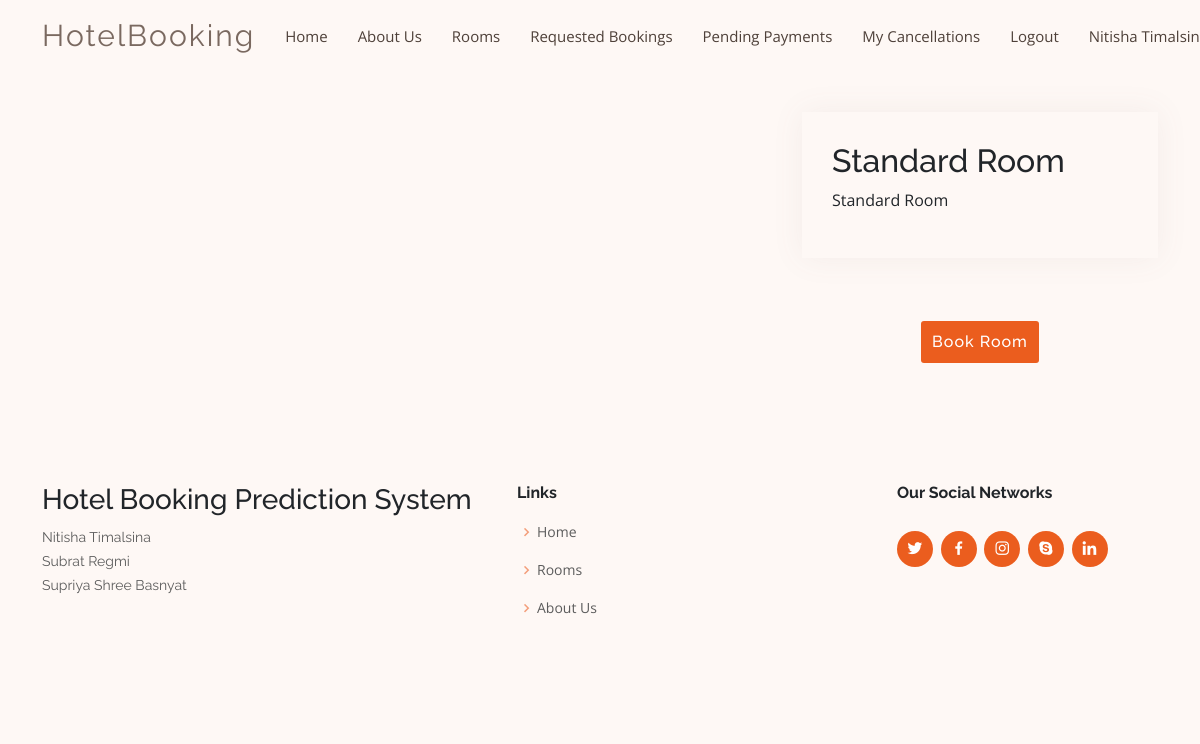
The page /room/1 (signed in) on the database its author committed.
### shared/models.py (models this page shows, shortened)
class CustomUser(AbstractUser):
    email = models.EmailField(unique=True)
    username = models.CharField(max_length=255, unique = True)
    fullname = models.CharField(max_length=255)
    phone_number = models.CharField(max_length=15, blank=True, null=True, validators=[RegexValidator(regex=r'^\d+$', message='Phone number must contain only digits.')])
    is_customer = models.BooleanField(default=False)
    is_employee = models.BooleanField(default=False)
    repeated_guest = models.BooleanField(null  = True, default = False)
    previous_bookings_not_cancelled = models.IntegerField(default=0)
    previous_bookings_cancelled = models.IntegerField(default=0)
    objects = CustomUserManager()
    USERNAME_FIELD = 'email'
    REQUIRED_FIELDS = ['username', 'fullname']

class Room(models.Model):
    name = models.CharField(max_length=50)
    price = models.DecimalField(max_digits=5, default = 0, decimal_places=2)
    description = models.CharField(max_length=250, blank = True, null = True)
    image = models.ImageField(upload_to = 'uploads/rooms', null=True)
    max_capacity = models.PositiveIntegerField(null = True)

### customer/views.py (the view)
# urls.py: path('room/<int:pk>', views.room, name = 'room'),
@login_required(login_url="login_user")
def room(request, pk):
    room = Room.objects.get(id=pk)
    return render(request, 'customer/room.html', {'room':room})

### customer/templates/customer/room.html (shortened to what this page needs)
{% extends "customer/base.html" %}
{% block content %}
  <section id="portfolio-details" class="portfolio-details">
    <div class="container">
      <div class="row gy-4">
        <div class="col-lg-8">
            <div class="portfolio-details-slider">
              <div class="wrapper align-items-center">
                <div class="slide">
                </div>
              </div>
            </div>
          </div>
        <div class="col-lg-4">
          <div class="portfolio-info">
            <h2>{{room.name}}</h2>
            <p>
              {{room.description}}
            </p>
          </div>
          <br/><br/>
          <a href = "{% url "booking_form" room.id  %}" class = "col-4 offset-4 btn btn-get-started scrollto">Book Room</a>
        </div>
      </div>
    </section>
{% endblock content %}

### customer/templates/customer/navbar.html (shortened to what this page needs)
<header id="header" class="fixed-top d-flex align-items-center">
    <div class="container d-flex align-items-center justify-content-between">
      <div class="logo">
        <h1 class="text-light"><a href="{% url "home_user" %}"><span>HotelBooking</span></a></h1>
      </div>
      <nav id="navbar" class="navbar border-body">
        <ul>
          <li><a class="nav-link scrollto" href="{% url "home_user" %}">Home</a></li>
          <li><a class="nav-link scrollto" href="{% url "about_us" %}">About Us</a></li>
          {% if user.is_authenticated and user.is_customer %}
          <li><a class="nav-link scrollto" href="{% url "rooms" %}">Rooms</a></li>
          <li><a class="nav-link scrollto" href="{% url "requested_bookings" %}">Requested Bookings</a></li>
          <li><a class="nav-link scrollto" href="{% url "pending_payments" %}">Pending Payments</a></li>
          <li><a class="nav-link scrollto" href="{% url "my_cancellations" %}">My Cancellations</a></li>
          <li><a class="nav-link scrollto" href="{% url "logout_user" %}">Logout</a></li>
          <li><a class="nav-link scrollto">{{user.fullname}}</a></li>
          {% endif %}
        </ul>
      </nav>
    </div>
  </header>

### static/customer/css/backgrounds.css (style rules this page uses)
.btn-get-started { font-family: "Raleway", sans-serif; font-weight: 500; font-size: 16px; letter-spacing: 1px; display: inline-block; padding: 8px 8px; border-radius: 3px; transition: 0.5s; margin-top: 15px; color: #fff; background: #eb5d1e; }
.navbar { padding: 0; background-color:#fef8f5; }

### static/customer/css/style.css (style rules this page uses)
body { font-family: "Open Sans", sans-serif; color: #212529; background: #fef8f5; }
a { color: #eb5d1e; text-decoration: none; }
h1, h2, h3, h4, h5, h6, .font-primary { font-family: "Raleway", sans-serif; }
#header { height: 72px; transition: all 0.5s; z-index: 997; transition: all 0.5s; background: #fef8f5; box-shadow: none; }
#header .logo h1 { font-size: 30px; margin: 0; line-height: 1; font-weight: 400; letter-spacing: 2px; }
#header .logo h1 a, #header .logo h1 a:hover { color: #7a6960; text-decoration: none; }
.navbar { padding: 0; background-color:#fef8f5; box-shadow: none; }
.navbar ul { margin: 0; padding: 0; display: flex; list-style: none; align-items: center; }
.navbar li { position: relative; }
.navbar a { display: flex; align-items: center; justify-content: space-between; padding: 10px 0 10px 30px; font-size: 15px; color: #4e4039; white-space: nowrap; transition: 0.3s; }
section { padding: 60px 0; overflow: hidden; }
.portfolio-details { padding-top: 40px; }
.portfolio-details .portfolio-info { padding: 30px; box-shadow: 0px 0 30px rgba(122, 105, 96, 0.08); }

### rows shown on the page
CustomUser: fullname "Nitisha…"
Room: name "Standard Room", description "Standard Room"
